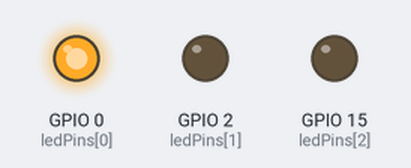
The sketch below on a simulated ESP32. Shown: output pins drawn as LEDs (lit = HIGH).

Above: at 0.5 s.
At 2.5 s:
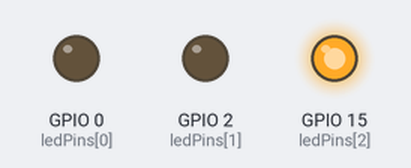
At 3.5 s:
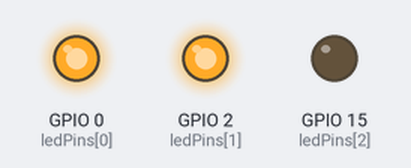
At 4.5 s:
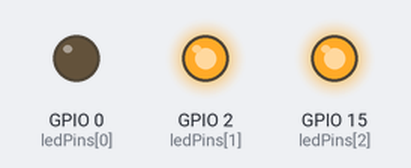
At 6.5 s:
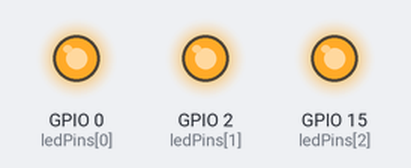
At 8.5 s:
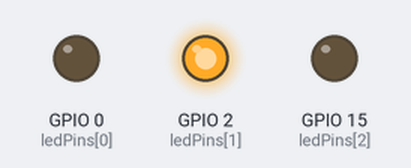
Timing chart, 0 to 9.1 s (numbered marks = the images above):
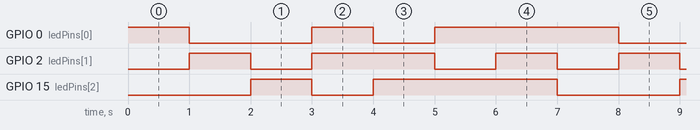

The sketch:

06-rgb-led.ino
```cpp
// Pins for R, G, B
int ledPins[] = {0, 2, 15};

void setup() {
  for (int i = 0; i < 3; i++) {
    ledcAttach(ledPins[i], 1000, 8);  // pin, 1 kHz, 8-bit resolution
  }
}

void setColor(int r, int g, int b) {
  ledcWrite(ledPins[0], r);
  ledcWrite(ledPins[1], g);
  ledcWrite(ledPins[2], b);
}

void loop() {
  setColor(255, 0,   0);   delay(1000);  // red
  setColor(0,   255, 0);   delay(1000);  // green
  setColor(0,   0,   255); delay(1000);  // blue
  setColor(255, 255, 0);   delay(1000);  // yellow
  setColor(0,   255, 255); delay(1000);  // cyan
  setColor(255, 0,   255); delay(1000);  // magenta
  setColor(255, 255, 255); delay(1000);  // white
}
```

Measured:
- by itself, GPIO 0 (ledPins[0]): repeats every 7.0 s: LOW 2.0 s, HIGH 1.0 s, LOW 1.0 s, HIGH 3.0 s
- by itself, GPIO 2 (ledPins[1]): repeats every 7.0 s: LOW 1.0 s, HIGH 2.0 s, 2 × (LOW 1.0 s, HIGH 1.0 s)
- by itself, GPIO 15 (ledPins[2]): repeats every 7.0 s: LOW 1.0 s, HIGH 3.0 s, LOW 2.0 s, HIGH 1.0 s
